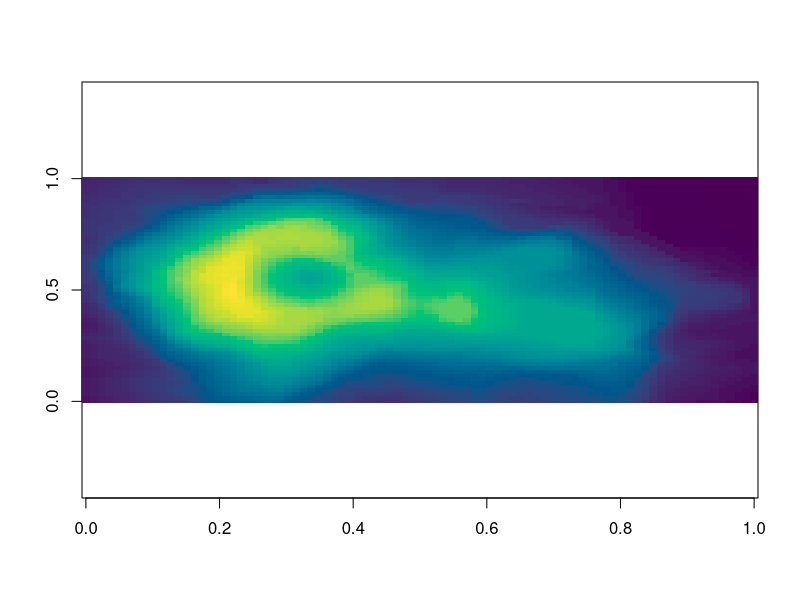
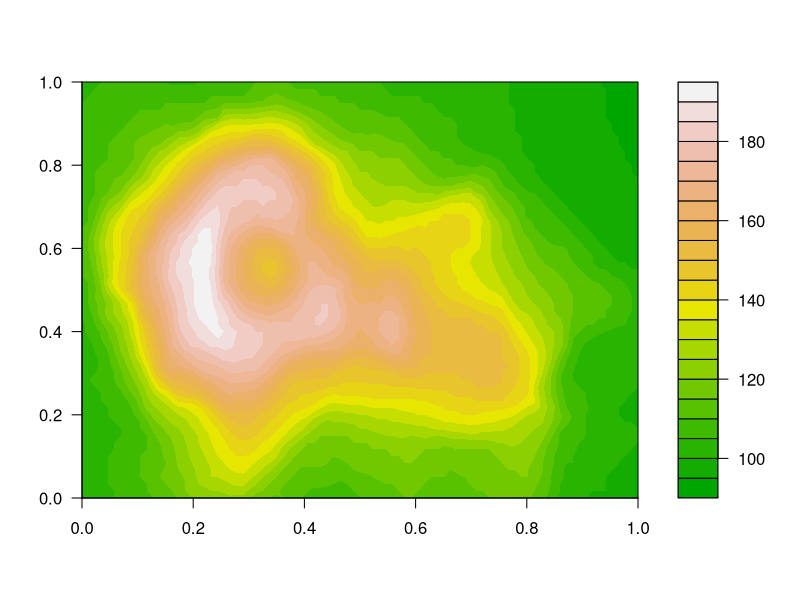
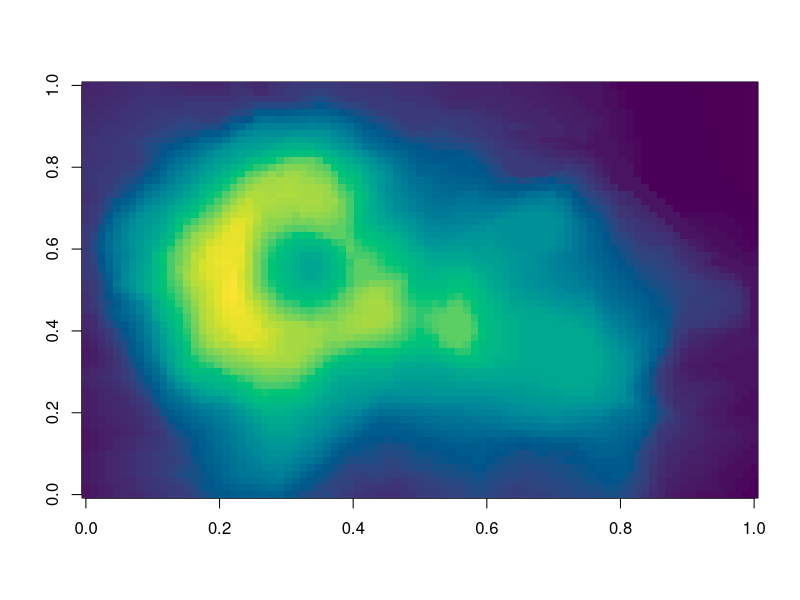
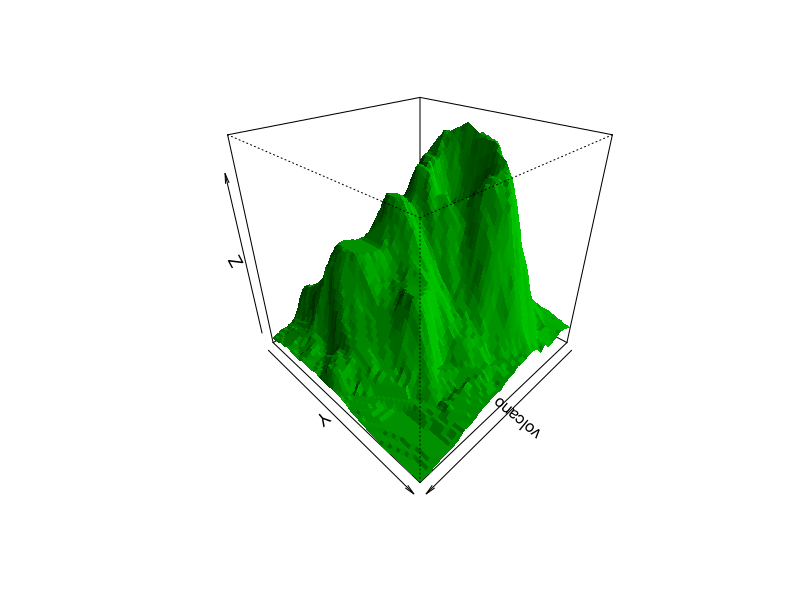
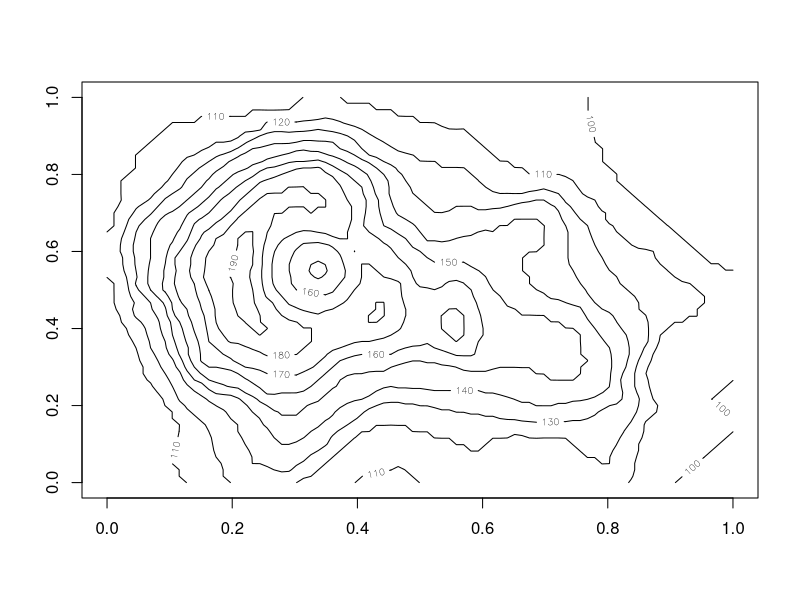
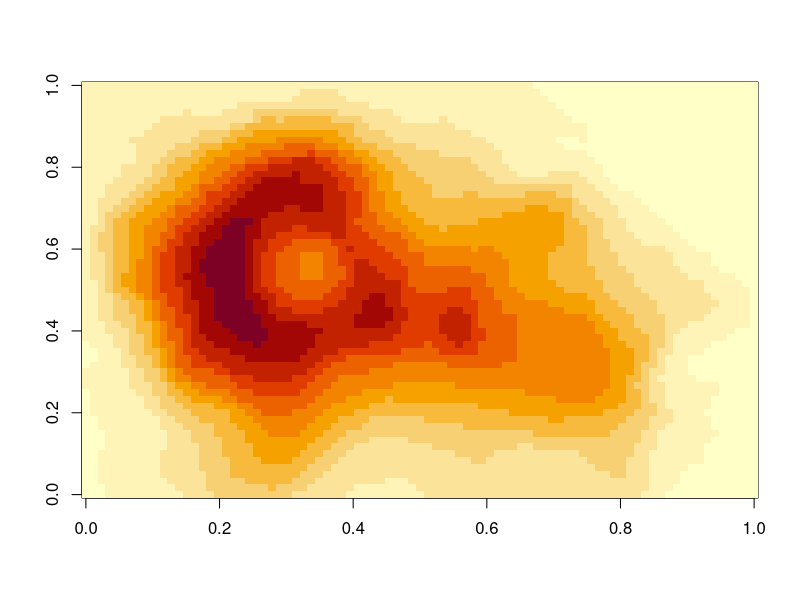
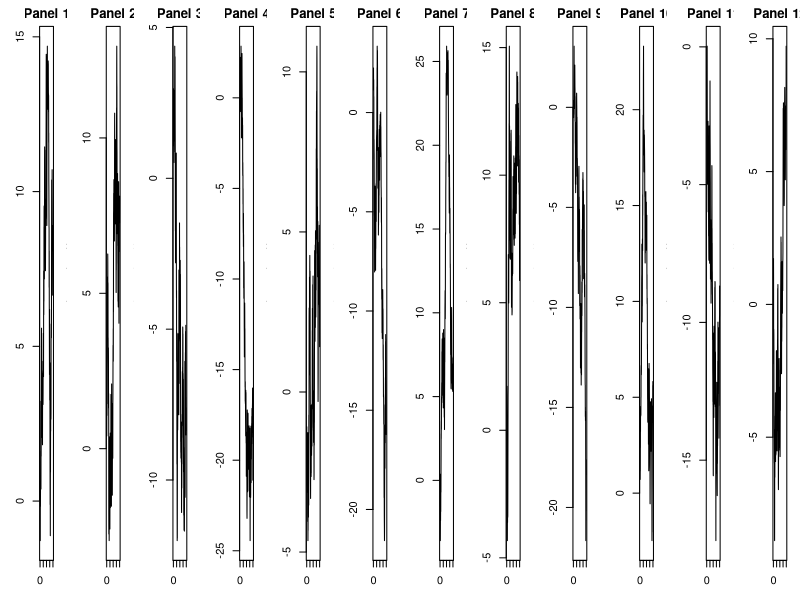
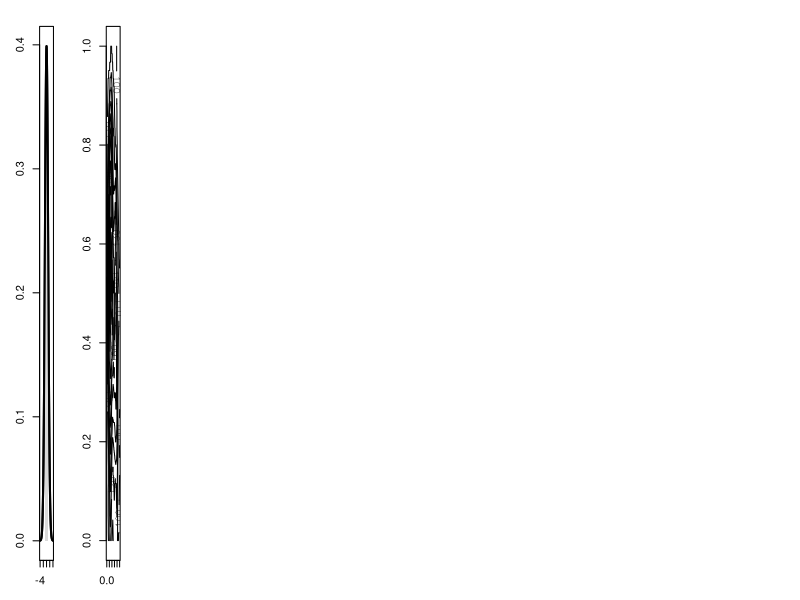

The R script that drew these images, in order:
## ---- chunk 1
#| panzoom: true
#| fig-width: 12
#| fig-height: 4

image(volcano, col = hcl.colors(100, "Viridis"), asp = 1 / 3)
## ---- chunk 2
#| label: fig-volcano
#| fig-cap: "Maunga Whau volcano."
#| panzoom:
#|   max-zoom: 10
#|   hint: false

filled.contour(volcano, color.palette = terrain.colors)
## ---- chunk 3
#| include: false

png("images/volcano.png", width = 1600, height = 1100)
persp(volcano, theta = 135, phi = 30, col = "green3", shade = 0.5, border = NA)
invisible(dev.off())
## ---- chunk 4
#| panzoom:
#|   group: volcano-views
#| fig-cap:
#|   - "Volcano heights as an image."
#|   - "The same data as a perspective plot."
#| layout-ncol: 2

image(volcano, col = hcl.colors(100, "Viridis"))
persp(volcano, theta = 135, phi = 30, col = "green3", shade = 0.5, border = NA)
## ---- chunk 5
#| label: fig-volcano-sub
#| fig-cap: "Two views of Maunga Whau, as subfigures."
#| fig-subcap: ["Contours", "Filled contours"]
#| layout-ncol: 2
#| panzoom: true

contour(volcano)
image(volcano)
## ---- chunk 6
#| panzoom: true
#| fig-width: 25
#| fig-height: 2
#| fig-cap: "Twelve random walks, side by side."

set.seed(1)
par(mfrow = c(1, 12), mar = c(3, 3, 2, 1))
for (i in 1:12) plot(cumsum(rnorm(200)), type = "l", main = paste("Panel", i))
## ---- chunk 7
#| fig-cap: "The standard normal density, $\\varphi(x)$."
#| panzoom:
#|   description: "$\\varphi(x) = \\frac{1}{\\sqrt{2\\pi}} e^{-x^2/2}$. The shaded area is $P(|X| < 1) \\approx 0.683$."

x <- seq(-4, 4, length.out = 400)
plot(x, dnorm(x), type = "l", lwd = 2, xlab = "x", ylab = "density")
inner <- abs(x) < 1
polygon(c(-1, x[inner], 1), c(0, dnorm(x[inner]), 0), col = "grey85", border = NA)
lines(x, dnorm(x), lwd = 2)
## ---- chunk 8
contour(volcano)
